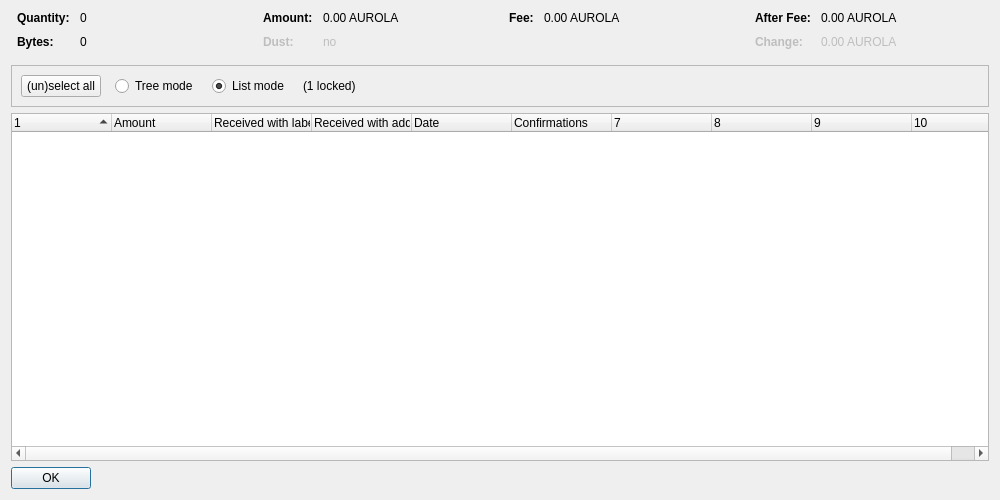
<?xml version="1.0" encoding="UTF-8"?>
<ui version="4.0">
 <class>CoinControlDialog</class>
 <widget class="QDialog" name="CoinControlDialog">
  <property name="geometry">
   <rect>
    <x>0</x>
    <y>0</y>
    <width>1000</width>
    <height>500</height>
   </rect>
  </property>
  <property name="windowTitle">
   <string>Coin Selection</string>
  </property>
  <layout class="QVBoxLayout" name="verticalLayout">
   <item>
    <layout class="QHBoxLayout" name="horizontalLayoutTop" stretch="0,0,0,0">
     <property name="topMargin">
      <number>0</number>
     </property>
     <property name="bottomMargin">
      <number>10</number>
     </property>
     <item>
      <layout class="QFormLayout" name="formLayoutCoinControl1">
       <property name="horizontalSpacing">
        <number>10</number>
       </property>
       <property name="verticalSpacing">
        <number>10</number>
       </property>
       <property name="leftMargin">
        <number>6</number>
       </property>
       <property name="rightMargin">
        <number>6</number>
       </property>
       <item row="0" column="0">
        <widget class="QLabel" name="labelCoinControlQuantityText">
         <property name="font">
          <font>
           <weight>75</weight>
           <bold>true</bold>
          </font>
         </property>
         <property name="text">
          <string>Quantity:</string>
         </property>
        </widget>
       </item>
       <item row="0" column="1">
        <widget class="QLabel" name="labelCoinControlQuantity">
         <property name="cursor">
          <cursorShape>IBeamCursor</cursorShape>
         </property>
         <property name="contextMenuPolicy">
          <enum>Qt::ActionsContextMenu</enum>
         </property>
         <property name="text">
          <string notr="true">0</string>
         </property>
         <property name="textInteractionFlags">
          <set>Qt::LinksAccessibleByMouse|Qt::TextSelectableByKeyboard|Qt::TextSelectableByMouse</set>
         </property>
        </widget>
       </item>
       <item row="1" column="0">
        <widget class="QLabel" name="labelCoinControlBytesText">
         <property name="font">
          <font>
           <weight>75</weight>
           <bold>true</bold>
          </font>
         </property>
         <property name="text">
          <string>Bytes:</string>
         </property>
        </widget>
       </item>
       <item row="1" column="1">
        <widget class="QLabel" name="labelCoinControlBytes">
         <property name="cursor">
          <cursorShape>IBeamCursor</cursorShape>
         </property>
         <property name="contextMenuPolicy">
          <enum>Qt::ActionsContextMenu</enum>
         </property>
         <property name="text">
          <string notr="true">0</string>
         </property>
         <property name="textInteractionFlags">
          <set>Qt::LinksAccessibleByMouse|Qt::TextSelectableByKeyboard|Qt::TextSelectableByMouse</set>
         </property>
        </widget>
       </item>
      </layout>
     </item>
     <item>
      <layout class="QFormLayout" name="formLayoutCoinControl2">
       <property name="horizontalSpacing">
        <number>10</number>
       </property>
       <property name="verticalSpacing">
        <number>10</number>
       </property>
       <property name="leftMargin">
        <number>6</number>
       </property>
       <property name="rightMargin">
        <number>6</number>
       </property>
       <item row="0" column="0">
        <widget class="QLabel" name="labelCoinControlAmountText">
         <property name="font">
          <font>
           <weight>75</weight>
           <bold>true</bold>
          </font>
         </property>
         <property name="text">
          <string>Amount:</string>
         </property>
        </widget>
       </item>
       <item row="0" column="1">
        <widget class="QLabel" name="labelCoinControlAmount">
         <property name="cursor">
          <cursorShape>IBeamCursor</cursorShape>
         </property>
         <property name="contextMenuPolicy">
          <enum>Qt::ActionsContextMenu</enum>
         </property>
         <property name="text">
          <string notr="true">0.00 AUROLA</string>
         </property>
         <property name="textInteractionFlags">
          <set>Qt::LinksAccessibleByMouse|Qt::TextSelectableByKeyboard|Qt::TextSelectableByMouse</set>
         </property>
        </widget>
       </item>
       <item row="1" column="0">
        <widget class="QLabel" name="labelCoinControlLowOutputText">
         <property name="enabled">
          <bool>false</bool>
         </property>
         <property name="font">
          <font>
           <weight>75</weight>
           <bold>true</bold>
          </font>
         </property>
         <property name="text">
          <string>Dust:</string>
         </property>
        </widget>
       </item>
       <item row="1" column="1">
        <widget class="QLabel" name="labelCoinControlLowOutput">
         <property name="enabled">
          <bool>false</bool>
         </property>
         <property name="cursor">
          <cursorShape>IBeamCursor</cursorShape>
         </property>
         <property name="contextMenuPolicy">
          <enum>Qt::ActionsContextMenu</enum>
         </property>
         <property name="text">
          <string notr="true">no</string>
         </property>
         <property name="textInteractionFlags">
          <set>Qt::LinksAccessibleByMouse|Qt::TextSelectableByKeyboard|Qt::TextSelectableByMouse</set>
         </property>
        </widget>
       </item>
      </layout>
     </item>
     <item>
      <layout class="QFormLayout" name="formLayoutCoinControl3">
       <property name="horizontalSpacing">
        <number>10</number>
       </property>
       <property name="verticalSpacing">
        <number>10</number>
       </property>
       <property name="leftMargin">
        <number>6</number>
       </property>
       <property name="rightMargin">
        <number>6</number>
       </property>
       <item row="0" column="0">
        <widget class="QLabel" name="labelCoinControlFeeText">
         <property name="font">
          <font>
           <weight>75</weight>
           <bold>true</bold>
          </font>
         </property>
         <property name="text">
          <string>Fee:</string>
         </property>
        </widget>
       </item>
       <item row="0" column="1">
        <widget class="QLabel" name="labelCoinControlFee">
         <property name="cursor">
          <cursorShape>IBeamCursor</cursorShape>
         </property>
         <property name="contextMenuPolicy">
          <enum>Qt::ActionsContextMenu</enum>
         </property>
         <property name="text">
          <string notr="true">0.00 AUROLA</string>
         </property>
         <property name="textInteractionFlags">
          <set>Qt::LinksAccessibleByMouse|Qt::TextSelectableByKeyboard|Qt::TextSelectableByMouse</set>
         </property>
        </widget>
       </item>
      </layout>
     </item>
     <item>
      <layout class="QFormLayout" name="formLayoutCoinControl4">
       <property name="horizontalSpacing">
        <number>10</number>
       </property>
       <property name="verticalSpacing">
        <number>10</number>
       </property>
       <property name="leftMargin">
        <number>6</number>
       </property>
       <property name="rightMargin">
        <number>6</number>
       </property>
       <item row="0" column="0">
        <widget class="QLabel" name="labelCoinControlAfterFeeText">
         <property name="font">
          <font>
           <weight>75</weight>
           <bold>true</bold>
          </font>
         </property>
         <property name="text">
          <string>After Fee:</string>
         </property>
        </widget>
       </item>
       <item row="0" column="1">
        <widget class="QLabel" name="labelCoinControlAfterFee">
         <property name="cursor">
          <cursorShape>IBeamCursor</cursorShape>
         </property>
         <property name="contextMenuPolicy">
          <enum>Qt::ActionsContextMenu</enum>
         </property>
         <property name="text">
          <string notr="true">0.00 AUROLA</string>
         </property>
         <property name="textInteractionFlags">
          <set>Qt::LinksAccessibleByMouse|Qt::TextSelectableByKeyboard|Qt::TextSelectableByMouse</set>
         </property>
        </widget>
       </item>
       <item row="1" column="0">
        <widget class="QLabel" name="labelCoinControlChangeText">
         <property name="enabled">
          <bool>false</bool>
         </property>
         <property name="font">
          <font>
           <weight>75</weight>
           <bold>true</bold>
          </font>
         </property>
         <property name="text">
          <string>Change:</string>
         </property>
        </widget>
       </item>
       <item row="1" column="1">
        <widget class="QLabel" name="labelCoinControlChange">
         <property name="enabled">
          <bool>false</bool>
         </property>
         <property name="cursor">
          <cursorShape>IBeamCursor</cursorShape>
         </property>
         <property name="contextMenuPolicy">
          <enum>Qt::ActionsContextMenu</enum>
         </property>
         <property name="text">
          <string notr="true">0.00 AUROLA</string>
         </property>
         <property name="textInteractionFlags">
          <set>Qt::LinksAccessibleByMouse|Qt::TextSelectableByKeyboard|Qt::TextSelectableByMouse</set>
         </property>
        </widget>
       </item>
      </layout>
     </item>
    </layout>
   </item>
   <item>
    <widget class="QFrame" name="frame">
     <property name="minimumSize">
      <size>
       <width>0</width>
       <height>40</height>
      </size>
     </property>
     <property name="frameShape">
      <enum>QFrame::StyledPanel</enum>
     </property>
     <property name="frameShadow">
      <enum>QFrame::Sunken</enum>
     </property>
     <layout class="QHBoxLayout" name="horizontalLayout">
      <item>
       <layout class="QHBoxLayout" name="horizontalLayoutPanel" stretch="0,0,0,0,0">
        <property name="spacing">
         <number>14</number>
        </property>
        <item>
         <widget class="QPushButton" name="pushButtonSelectAll">
          <property name="sizePolicy">
           <sizepolicy hsizetype="Maximum" vsizetype="Fixed">
            <horstretch>0</horstretch>
            <verstretch>0</verstretch>
           </sizepolicy>
          </property>
          <property name="text">
           <string>(un)select all</string>
          </property>
          <property name="autoDefault">
           <bool>false</bool>
          </property>
         </widget>
        </item>
        <item>
         <widget class="QRadioButton" name="radioTreeMode">
          <property name="sizePolicy">
           <sizepolicy hsizetype="Maximum" vsizetype="Fixed">
            <horstretch>0</horstretch>
            <verstretch>0</verstretch>
           </sizepolicy>
          </property>
          <property name="text">
           <string>Tree mode</string>
          </property>
         </widget>
        </item>
        <item>
         <widget class="QRadioButton" name="radioListMode">
          <property name="sizePolicy">
           <sizepolicy hsizetype="Maximum" vsizetype="Fixed">
            <horstretch>0</horstretch>
            <verstretch>0</verstretch>
           </sizepolicy>
          </property>
          <property name="text">
           <string>List mode</string>
          </property>
          <property name="checked">
           <bool>true</bool>
          </property>
         </widget>
        </item>
        <item>
         <widget class="QLabel" name="labelLocked">
          <property name="text">
           <string notr="true">(1 locked)</string>
          </property>
         </widget>
        </item>
        <item>
         <spacer name="horizontalSpacer">
          <property name="orientation">
           <enum>Qt::Horizontal</enum>
          </property>
          <property name="sizeHint" stdset="0">
           <size>
            <width>40</width>
            <height>20</height>
           </size>
          </property>
         </spacer>
        </item>
       </layout>
      </item>
     </layout>
    </widget>
   </item>
   <item>
    <widget class="CoinControlTreeWidget" name="treeWidget">
     <property name="contextMenuPolicy">
      <enum>Qt::CustomContextMenu</enum>
     </property>
     <property name="sortingEnabled">
      <bool>false</bool>
     </property>
     <property name="columnCount">
      <number>10</number>
     </property>
     <attribute name="headerShowSortIndicator" stdset="0">
      <bool>true</bool>
     </attribute>
     <attribute name="headerStretchLastSection">
      <bool>false</bool>
     </attribute>
     <column>
      <property name="text">
       <string/>
      </property>
     </column>
     <column>
      <property name="text">
       <string>Amount</string>
      </property>
     </column>
     <column>
      <property name="text">
       <string>Received with label</string>
      </property>
     </column>
     <column>
      <property name="text">
       <string>Received with address</string>
      </property>
     </column>
     <column>
      <property name="text">
       <string>Date</string>
      </property>
     </column>
     <column>
      <property name="text">
       <string>Confirmations</string>
      </property>
      <property name="toolTip">
       <string>Confirmed</string>
      </property>
     </column>
     <column>
      <property name="text">
       <string/>
      </property>
     </column>
     <column>
      <property name="text">
       <string/>
      </property>
     </column>
     <column>
      <property name="text">
       <string/>
      </property>
     </column>
     <column>
      <property name="text">
       <string/>
      </property>
     </column>
    </widget>
   </item>
   <item>
    <widget class="QDialogButtonBox" name="buttonBox">
     <property name="sizePolicy">
      <sizepolicy hsizetype="Maximum" vsizetype="Fixed">
       <horstretch>0</horstretch>
       <verstretch>0</verstretch>
      </sizepolicy>
     </property>
     <property name="orientation">
      <enum>Qt::Horizontal</enum>
     </property>
     <property name="standardButtons">
      <set>QDialogButtonBox::Ok</set>
     </property>
    </widget>
   </item>
  </layout>
 </widget>
 <customwidgets>
  <customwidget>
   <class>CoinControlTreeWidget</class>
   <extends>QTreeWidget</extends>
   <header>coincontroltreewidget.h</header>
  </customwidget>
 </customwidgets>
 <resources/>
 <connections/>
</ui>
